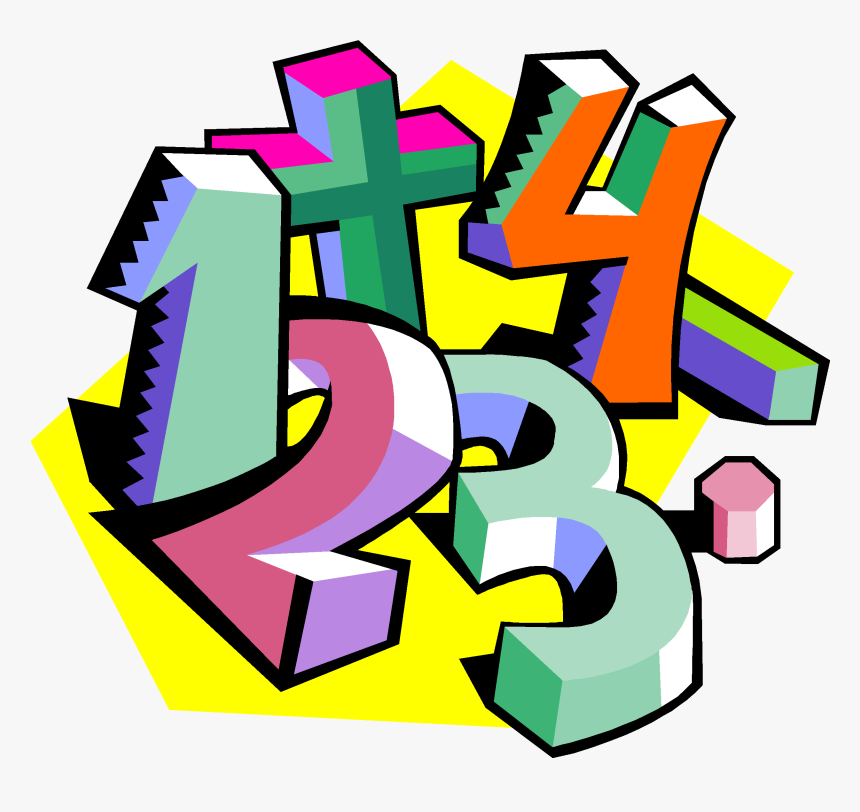
#> input picture convolution/image.png, 860 x 812 px
$ python 3d.py
#> lines starting #> are read from the running program, lines starting #| are printed output that depends on the picture
import numpy as np
from matplotlib.image import imread
import matplotlib.pyplot as plt
from scipy import signal

kernel = np.array([[[-7] * 3, [4] * 3, [-11] * 3],
                   [[0] * 3, [6]*3, [10] * 3],
                   [[5] * 3, [8] * 3, [3] * 3]
                   ])

image = imread('image.png')
#> image is the input picture: shape (812, 860, 4) float32; mean R, G, B, A 0.749, 0.733, 0.623, 1

cvt = signal.convolve(image, kernel, mode='same')
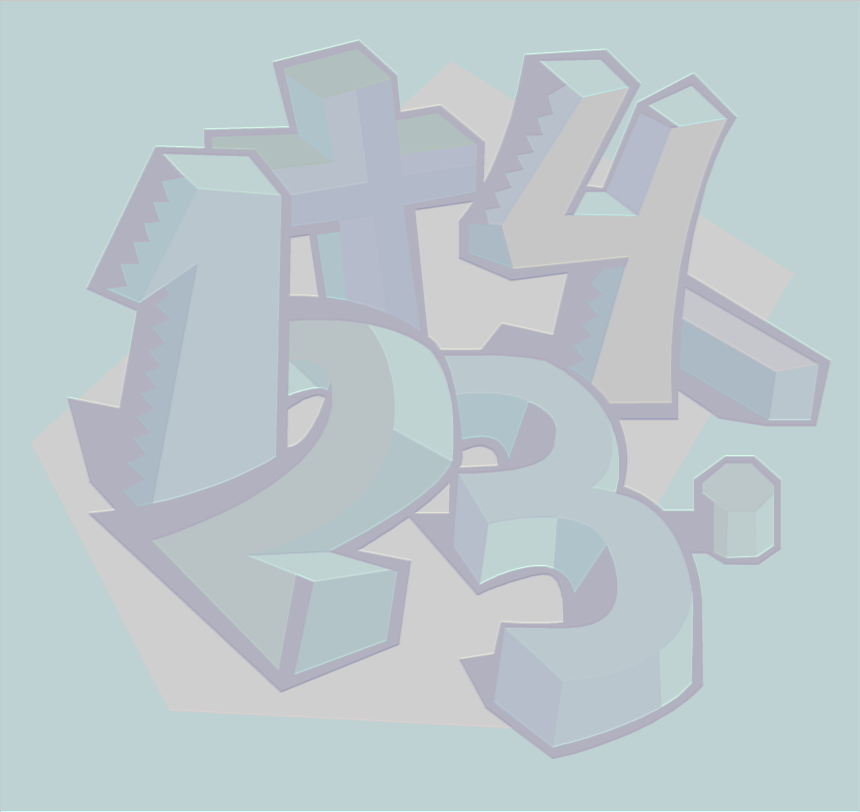
#> cvt: shape (812, 860, 4) float64; mean R, G, B, A 26.7, 37.9, 42.4, 29.2; transparent parts drawn white
cvt = (cvt - np.min(cvt)) / (np.max(cvt) - np.min(cvt))

fig, (ax_orig, ax_mag) = plt.subplots(1, 2)
ax_orig.imshow(image)
ax_orig.set_title('Original')
ax_orig.set_axis_off()

ax_mag.imshow(cvt)
ax_mag.set_title('Output')
ax_mag.set_axis_off()

fig.show()
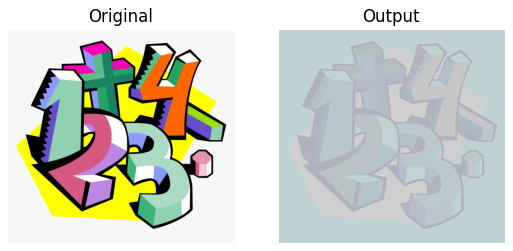
#> figure drawn by matplotlib, 2 panels
